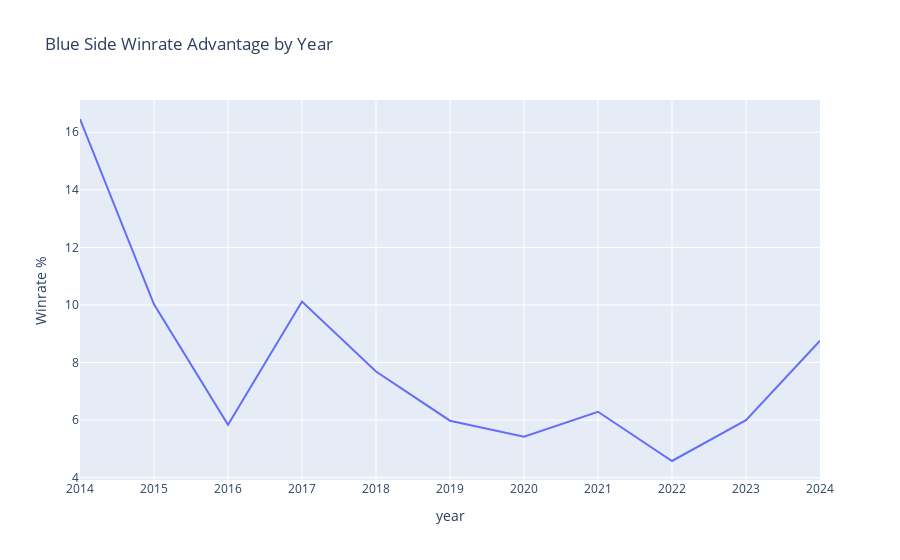

Source (notebook cell):
### Code cell
# Group winrate by year and side
wr_year = (df.groupby(["year", 'side'])
 .agg({'result': lambda x: np.round(x.mean()*100,2)})
 .unstack()
 .assign(blue_wr_advantage = lambda x: (x['result']['Blue'] - x['result']['Red']))
 ['blue_wr_advantage']
 )
fig = px.line(wr_year, title='Blue Side Winrate Advantage by Year')
# Change the x axis to categorical
fig.update_xaxes(type='category')
fig.update_yaxes(title='Winrate %')
fig.update_layout(hovermode='x')
# Update the hover label text to show the year, and the winrate advantage
fig.update_traces(hovertemplate='Year: %{x}<br>Blue Winrate Advantage: %{y}%')
# Hide legend
fig.update_layout(showlegend=False)
fig.show()
wr_year

### Figure 1 — Plotly figure (JSON) as saved in the notebook; plotly's stock layout.template omitted (floating-point values rounded to 4 significant figures)
{"data": [{"hovertemplate": "Year: %{x}<br>Blue Winrate Advantage: %{y}%", "legendgroup": "blue_wr_advantage", "line": {"color": "#636efa", "dash": "solid"}, "marker": {"symbol": "circle"}, "mode": "lines", "name": "blue_wr_advantage", "orientation": "v", "showlegend": true, "type": "scatter", "x": [2014, 2015, 2016, 2017, 2018, 2019, 2020, 2021, 2022, 2023, 2024], "xaxis": "x", "y": [16.46, 10.02, 5.84, 10.12, 7.69, 5.98, 5.42, 6.29, 4.58, 6, 8.76], "yaxis": "y"}], "layout": {"hovermode": "x", "legend": {"title": {"text": "variable"}, "tracegroupgap": 0}, "showlegend": false, "title": {"text": "Blue Side Winrate Advantage by Year"}, "xaxis": {"anchor": "y", "domain": [0, 1], "title": {"text": "year"}, "type": "category"}, "yaxis": {"anchor": "x", "domain": [0, 1], "title": {"text": "Winrate %"}}}}
